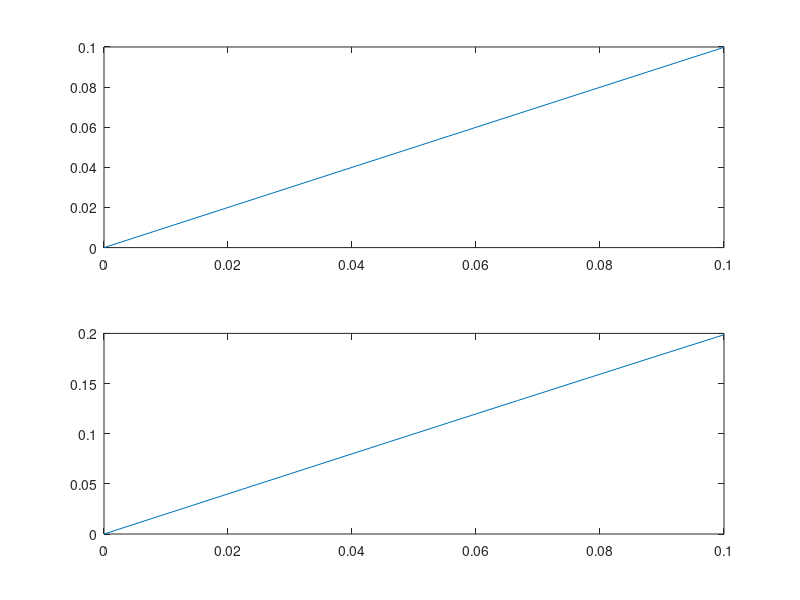

MATLAB code for this plot: (Note: this script raises an error after producing the figure.)
title('Sampling condition is satisfied');
xlabel('Time (sec)'); ylabel('Voltage');
t = linspace(0,0.1,10);
y1 = sin(t);
at1 = subplot(2,1,1);
plot(at1,t,y1)

y2 = sin(t * 2);
at2 = subplot(2,1,2);
plot(at2,t,y2)
axis([at1 at2],[0 0.1 -1 1])